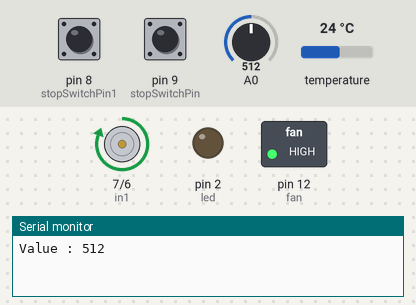
Recording of a sketch running on a simulated Arduino Uno, built with avr-gcc and run on an emulated ATmega328P. On the bench: motor-driver pin pairs drawn as motors (green arrow = first pin HIGH = forward, orange = second pin HIGH = backward, longer = more drive, scaled by the enable pin), switched loads named in the sketch (green lamp = pin HIGH), output pins drawn as LEDs (lit = HIGH), the last lines printed to the serial monitor. Inputs (shaded band) come from the test bench; at power-on: A0 = 512, pin 8 (stopSwitchPin1) HIGH, pin 9 (stopSwitchPin) HIGH, temperature 24 °C.

Above: at 1.5 s.
1.6 s: A0 set to 882
3.5 s: A0 set to 918
At 4.1 s:
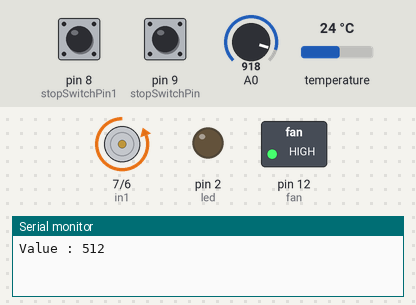
5.3 s: pin 8 (stopSwitchPin1) pulled LOW for 0.15 s
At 5.9 s:
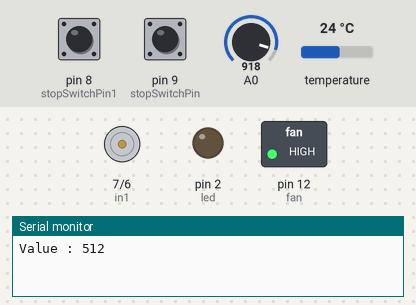
7.6 s: pin 8 (stopSwitchPin1) pulled LOW for 3.2 s
At 12.6 s:
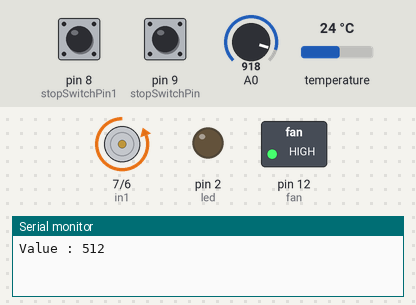
12.9 s: A0 set to 890
At 13.7 s:
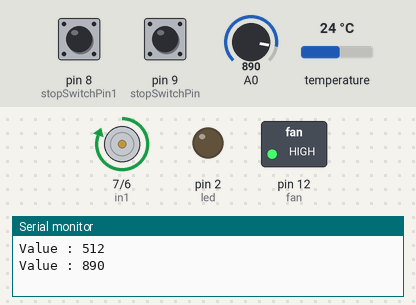
Timing chart, 0 to 15.5 s (numbered marks = the images above; inputs shaded):
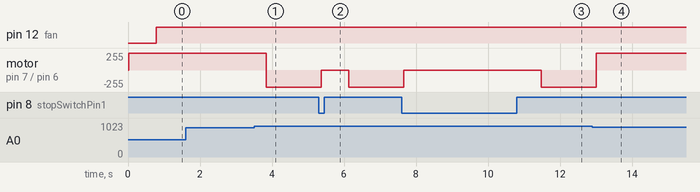

Measured:
- the behaviour switches between 900 and 901 on A0 (found by bisection; images 0 and 1)
- after the input at 1.6 s, every drawn part: stays the same
- after the input at 3.5 s, motor on pin 7 (in1) / pin 6 (in2): forward 255/255 → backward 255/255 after 0.34 s
- after the input at 5.3 s, motor on pin 7 (in1) / pin 6 (in2): backward 255/255 → stopped after 0.07 s, → backward 255/255 0.76 s later
- after the input at 7.6 s, motor on pin 7 (in1) / pin 6 (in2): backward 255/255 → stopped after 0.06 s, → backward 255/255 3.8 s later
- after the input at 12.9 s, motor on pin 7 (in1) / pin 6 (in2): backward 255/255 → forward 255/255 after 0.11 s

The sketch:

sketch_dec12a.ino
```cpp
int ena = 5;
int in1 = 7;
int in2 = 6;
int stopSwitchPin = 9;
int stopSwitchPin1 = 8;
int rotDirection = 0;
int led = 2;
#include <OneWire.h>
#include <DallasTemperature.h>
float temp = 0.0;
int oneWireBus = 10;
OneWire oneWire(oneWireBus);
DallasTemperature sensors(&oneWire);
int fan = 12;
bool messagePrinted = false;
bool valuePrinted = false;

void setup() {
  Serial.begin(9600);//enable serial monitor
  pinMode(ena, OUTPUT);
  pinMode(in1, OUTPUT);
  pinMode(in2, OUTPUT);
  pinMode(led, OUTPUT);
  pinMode(fan, OUTPUT);
  pinMode(stopSwitchPin, INPUT_PULLUP);
  pinMode(stopSwitchPin1, INPUT_PULLUP);
  sensors.begin();
}

void loop() {
  int value = analogRead(A0);//read value
  int stopSwitchPinState = digitalRead(stopSwitchPin);
  int stopSwitchPinState1 = digitalRead(stopSwitchPin1);

//    ----------------- MOTOR -----------------
  // check condition
  if (value < 900) {

    digitalWrite(in1,HIGH);
    digitalWrite(in2,LOW);
    analogWrite(ena, 255);   //run motor full speed

    // if switch is closed (activated)
    if (stopSwitchPinState == LOW) {
      digitalWrite(in1,LOW);
      digitalWrite(in2,LOW);
      stopSwitchPinState == HIGH;
    }

    if (!valuePrinted) {
      Serial.print("Value : ");
      Serial.println(value);
      valuePrinted = true;
    }
  } else {
    valuePrinted = false;
  }

    if (value > 900) {
  if (stopSwitchPinState1 == HIGH) {
    digitalWrite(in1,LOW);
    digitalWrite(in2,HIGH);
    analogWrite(ena, 255);   //run motor full speed
  }

    // if switch is closed (activated)
    if (stopSwitchPinState1 == LOW) {
      digitalWrite(in1,LOW);
      digitalWrite(in2,LOW);
      stopSwitchPinState == HIGH;
    }
  }


//    ----------------- FAN -----------------

     sensors.requestTemperatures();
     temp = sensors.getTempCByIndex(0);
     if(temp > 0) {
       digitalWrite(fan, HIGH);
     }

//     Serial.print("Temperature is: ");
//     Serial.println(temp);


//    ----------------- CONTROL -----------------
  if (Serial.available() > 0) {
      String incoming = Serial.readString();
      if (incoming == "hello world") {
        digitalWrite(fan, HIGH);
      }
  }
//    -------------------------------------------
}


//     //mobile control
//     if (Serial.available() > 0) {
//    // Create a new string variable to receive Serial data
//    String receivedString = "";
//
//    // Loop through received data and append to the receivedString variable
//    while (Serial.available() > 0) {
//      receivedString += char(Serial.read ());
//    }
//
//    // Print received Serial data
//    Serial.println(receivedString);
//
//    // Change LED status based on received data
//    if(receivedString == "1") {
//      Serial.println("Opened Fan");
//      digitalWrite(fan, HIGH);
//      analogWrite(fan, 255);
//    } else if(receivedString == "0") {
//      Serial.println("Closed Fan");
//      digitalWrite(fan, LOW);
//    }
//
//     if(receivedString == "01") {
//      Serial.println("Opened Canopy");
//      digitalWrite(in1,HIGH);
//      digitalWrite(in2,LOW);
//      analogWrite(ena, 255);   //run motor full speed
//
//    if (stopSwitchPinState == LOW) {  //if switch is closed (activated)
//        digitalWrite(in1,LOW);
//        digitalWrite(in2,LOW);
//      stopSwitchPinState == HIGH;
//    }
//    }
//    if(receivedString == "00") {
//      Serial.println("Closed Canopy");
//if(stopSwitchPinState1 == HIGH) {
//      // change direction
//      digitalWrite(in1,LOW);
//      digitalWrite(in2,HIGH);
//      analogWrite(ena, 255);   //run motor full speed
//      rotDirection = 0;
//    }
//
//    // if activated
//     if(stopSwitchPinState1 == LOW) {
//      digitalWrite(in1,LOW);
//      digitalWrite(in2,LOW);
//    }
//    }
//  }


  
```
